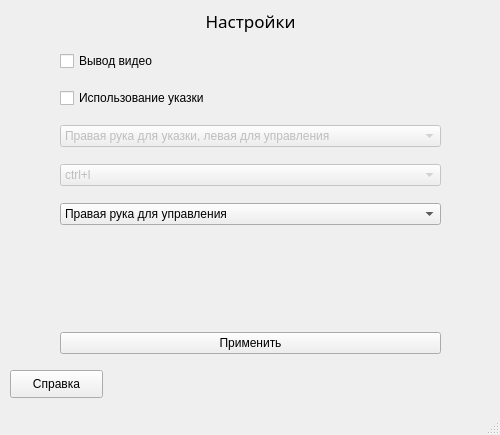
<?xml version="1.0" encoding="UTF-8"?>
<ui version="4.0">
 <class>Settings</class>
 <widget class="QMainWindow" name="Settings">
  <property name="geometry">
   <rect>
    <x>0</x>
    <y>0</y>
    <width>500</width>
    <height>435</height>
   </rect>
  </property>
  <property name="sizePolicy">
   <sizepolicy hsizetype="Preferred" vsizetype="Preferred">
    <horstretch>0</horstretch>
    <verstretch>2</verstretch>
   </sizepolicy>
  </property>
  <property name="minimumSize">
   <size>
    <width>500</width>
    <height>435</height>
   </size>
  </property>
  <property name="maximumSize">
   <size>
    <width>500</width>
    <height>435</height>
   </size>
  </property>
  <property name="windowTitle">
   <string>MainWindow</string>
  </property>
  <widget class="QWidget" name="centralwidget">
   <widget class="QLabel" name="label">
    <property name="enabled">
     <bool>true</bool>
    </property>
    <property name="geometry">
     <rect>
      <x>10</x>
      <y>0</y>
      <width>481</width>
      <height>41</height>
     </rect>
    </property>
    <property name="font">
     <font>
      <family>Mongolian Baiti</family>
      <pointsize>13</pointsize>
     </font>
    </property>
    <property name="text">
     <string>Настройки</string>
    </property>
    <property name="alignment">
     <set>Qt::AlignCenter</set>
    </property>
   </widget>
   <widget class="QWidget" name="verticalLayoutWidget">
    <property name="geometry">
     <rect>
      <x>60</x>
      <y>40</y>
      <width>381</width>
      <height>329</height>
     </rect>
    </property>
    <layout class="QVBoxLayout" name="verticalLayout">
     <item>
      <widget class="QCheckBox" name="video">
       <property name="text">
        <string>Вывод видео</string>
       </property>
      </widget>
     </item>
     <item>
      <widget class="QCheckBox" name="need_pointer">
       <property name="text">
        <string>Использование указки</string>
       </property>
      </widget>
     </item>
     <item>
      <widget class="QComboBox" name="pointer_and_manager">
       <property name="enabled">
        <bool>false</bool>
       </property>
       <property name="editable">
        <bool>false</bool>
       </property>
       <item>
        <property name="text">
         <string>Правая рука для указки, левая для управления</string>
        </property>
       </item>
       <item>
        <property name="text">
         <string>Левая рука для указки, правая для управления</string>
        </property>
       </item>
      </widget>
     </item>
     <item>
      <widget class="QComboBox" name="commands">
       <property name="enabled">
        <bool>false</bool>
       </property>
       <item>
        <property name="text">
         <string>ctrl+l</string>
        </property>
       </item>
       <item>
        <property name="text">
         <string>ctrl+ПКМ</string>
        </property>
       </item>
      </widget>
     </item>
     <item>
      <widget class="QComboBox" name="manager">
       <property name="editable">
        <bool>false</bool>
       </property>
       <item>
        <property name="text">
         <string>Правая рука для управления</string>
        </property>
       </item>
       <item>
        <property name="text">
         <string>Левая рука для управления</string>
        </property>
       </item>
      </widget>
     </item>
     <item>
      <spacer name="verticalSpacer">
       <property name="orientation">
        <enum>Qt::Vertical</enum>
       </property>
       <property name="sizeType">
        <enum>QSizePolicy::Fixed</enum>
       </property>
       <property name="sizeHint" stdset="0">
        <size>
         <width>20</width>
         <height>90</height>
        </size>
       </property>
      </spacer>
     </item>
     <item>
      <widget class="QPushButton" name="apply_btn">
       <property name="text">
        <string>Применить</string>
       </property>
      </widget>
     </item>
    </layout>
   </widget>
   <widget class="QPushButton" name="reference">
    <property name="geometry">
     <rect>
      <x>10</x>
      <y>370</y>
      <width>93</width>
      <height>28</height>
     </rect>
    </property>
    <property name="text">
     <string>Справка</string>
    </property>
   </widget>
  </widget>
  <widget class="QMenuBar" name="menubar">
   <property name="geometry">
    <rect>
     <x>0</x>
     <y>0</y>
     <width>500</width>
     <height>26</height>
    </rect>
   </property>
  </widget>
  <widget class="QStatusBar" name="statusbar"/>
 </widget>
 <resources/>
 <connections/>
</ui>
